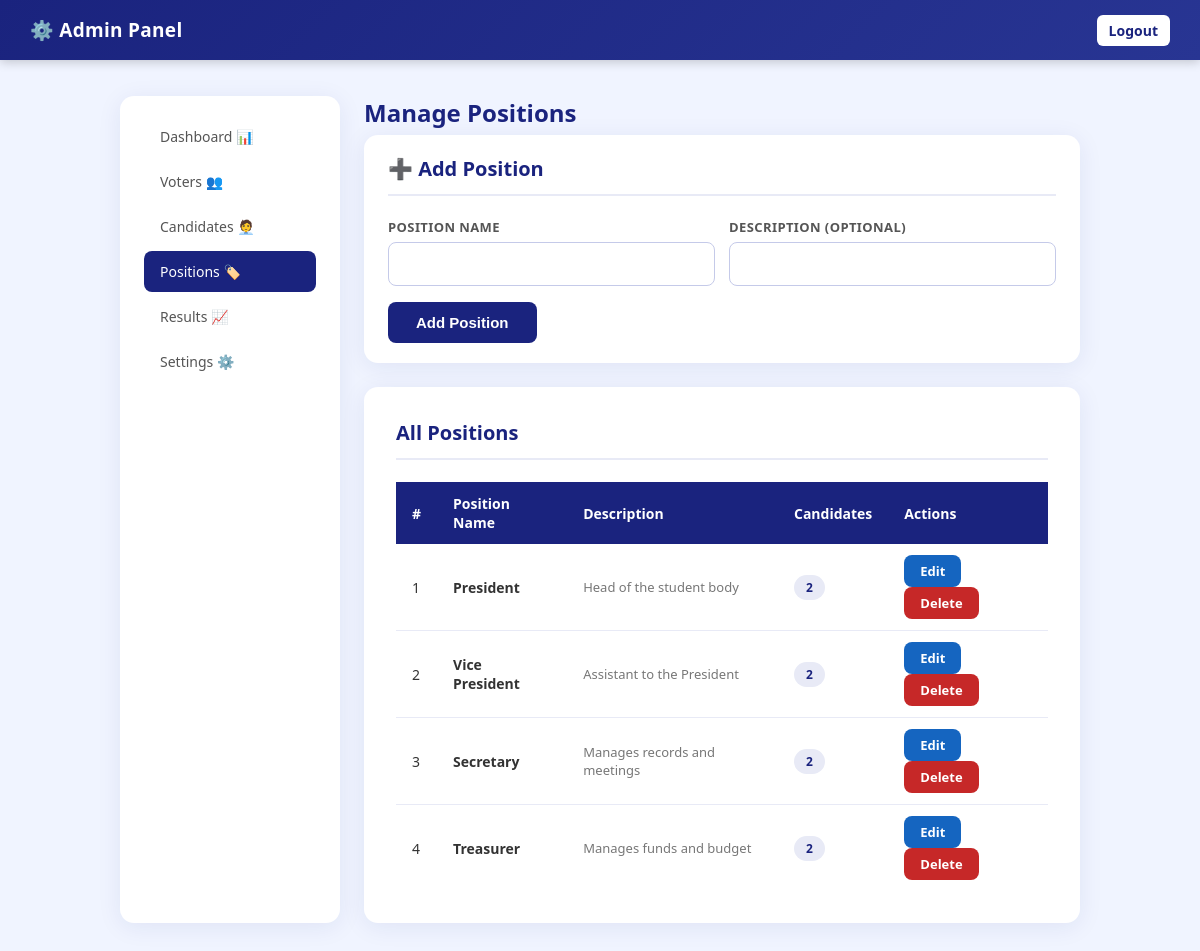
Screenshot of /positions.php (signed in) with the database file from the repository.
### tables this page shows
CREATE TABLE IF NOT EXISTS positions (
  id INT AUTO_INCREMENT PRIMARY KEY,
  position_name VARCHAR(100) NOT NULL,
  description VARCHAR(255) DEFAULT ''
);

### positions.php (the view, shortened to what this page needs)
<?php
require_once 'auth.php';
$positions = $conn->query("SELECT * FROM positions ORDER BY id");
$edit_p = null;
?>
<!DOCTYPE html><html lang="en"><head>
<link rel="stylesheet" href="../css/style.css">
</head><body>
<div class="navbar"><h1>⚙️ Admin Panel</h1><div class="nav-links"><a href="logout.php" class="btn-nav">Logout</a></div></div>
<div class="container-wide">
  <div class="admin-wrapper">
    <div class="sidebar card card-sm"><?= adminNav('positions') ?></div>
    <div class="main-content">
      <div class="page-title">Manage Positions</div>
      <div class="card card-sm">
        <h2><?= $edit_p ? '✏️ Edit Position' : '➕ Add Position' ?></h2>
        <form method="POST">
          <div style="display:grid;grid-template-columns:1fr 1fr;gap:14px">
            <div class="form-group">
              <label>Position Name</label>
              <input type="text" name="position_name" value="<?= $edit_p ? htmlspecialchars($edit_p['position_name']) : '' ?>" required>
            </div>
            <div class="form-group">
              <label>Description (optional)</label>
              <input type="text" name="description" value="<?= $edit_p ? htmlspecialchars($edit_p['description']) : '' ?>">
            </div>
          </div>
          <button type="submit" class="btn btn-primary"><?= $edit_p ? 'Update' : 'Add Position' ?></button>
        </form>
      </div>
      <div class="card">
        <h2>All Positions</h2>
        <table>
          <thead><tr><th>#</th><th>Position Name</th><th>Description</th><th>Candidates</th><th>Actions</th></tr></thead>
          <tbody>
          <?php $i=1; $positions->data_seek(0); while ($p = $positions->fetch_assoc()):
            $cnt = $conn->query("SELECT COUNT(*) as c FROM candidates WHERE position_id={$p['id']}")->fetch_assoc()['c'];
          ?>
          <tr>
            <td><?= $i++ ?></td>
            <td><b><?= htmlspecialchars($p['position_name']) ?></b></td>
            <td style="color:#777;font-size:13px"><?= htmlspecialchars($p['description']) ?></td>
            <td><span class="badge badge-blue"><?= $cnt ?></span></td>
            <td>
              <a href="?edit=<?= $p['id'] ?>" class="btn btn-sm" style="background:#1565c0;color:#fff">Edit</a>
              <a href="?delete=<?= $p['id'] ?>" class="btn btn-sm btn-danger" onclick="return confirm('Delete position and all its candidates?')">Delete</a>
            </td>
          </tr>
          <?php endwhile; ?>
          </tbody>
        </table>
      </div>
    </div>
  </div>
</div>
</body></html>

### style.css (style rules this page uses)
* { margin:0;padding:0;box-sizing:border-box }
body { font-family:'Segoe UI',sans-serif;background:#f0f4ff;color:#333;min-height:100vh }
.navbar { background:linear-gradient(135deg,#1a237e,#283593);color:#fff;padding:0 30px;display:flex;justify-content:space-between;align-items:center;height:60px;box-shadow:0 2px 10px rgba(0,0,0,.2) }
.navbar h1 { font-size:19px;letter-spacing:.3px }
.navbar .nav-links a { color:#c5caf9;text-decoration:none;margin-left:20px;font-size:14px;padding:6px 12px;border-radius:6px;transition:.2s }
.navbar .nav-links a.btn-nav { background:#fff;color:#1a237e;font-weight:600 }
.container-wide { max-width:1000px;margin:36px auto;padding:0 20px }
.card { background:#fff;border-radius:14px;padding:32px;box-shadow:0 4px 24px rgba(26,35,126,.08);margin-bottom:24px }
.card h2 { color:#1a237e;font-size:20px;margin-bottom:22px;padding-bottom:12px;border-bottom:2px solid #e8eaf6 }
.card-sm { padding:20px 24px }
.form-group { margin-bottom:16px }
.form-group label { display:block;font-size:13px;color:#555;margin-bottom:6px;font-weight:600;text-transform:uppercase;letter-spacing:.4px }
input[type=text],input[type=email],input[type=password],textarea,select { width:100%;padding:11px 14px;border:1.5px solid #c5cae9;border-radius:8px;font-size:15px;outline:none;transition:.2s;font-family:inherit }
.btn { display:inline-block;padding:12px 28px;border:none;border-radius:8px;font-size:15px;font-weight:600;cursor:pointer;text-decoration:none;transition:.2s;text-align:center }
.btn-primary { background:#1a237e;color:#fff }
.btn-danger { background:#c62828;color:#fff }
.btn-sm { padding:7px 16px;font-size:13px }
table { width:100%;border-collapse:collapse;font-size:14px }
thead th { background:#1a237e;color:#fff;padding:12px 16px;text-align:left;font-weight:600 }
tbody td { padding:11px 16px;border-bottom:1px solid #e8eaf6 }
tbody tr:last-child td { border-bottom:none }
.badge { padding:4px 12px;border-radius:20px;font-size:12px;font-weight:700;display:inline-block }
.badge-blue { background:#e8eaf6;color:#1a237e }
.admin-wrapper { display:flex;gap:24px }
.sidebar { width:220px;flex-shrink:0 }
.main-content { flex:1;min-width:0 }
.page-title { font-size:24px;font-weight:700;color:#1a237e;margin-bottom:6px }

### rows the page displays
positions: position_name "President", description "Head of the student body", cnt "2"
positions: position_name "Vice President", description "Assistant to the President", id "2"
positions: position_name "Secretary", description "Manages records and meetings", cnt "2"
positions: position_name "Treasurer", description "Manages funds and budget", cnt "2"

### other values shown
$item[0] "Dashboard"
$item[1] "📊"
$item[0] "Voters"
$item[1] "👥"
$item[0] "Candidates"
$item[1] "🧑‍💼"
$item[0] "Positions"
$item[1] "🏷️"
$item[0] "Results"
$item[1] "📈"
$item[0] "Settings"
$item[1] "⚙️"
